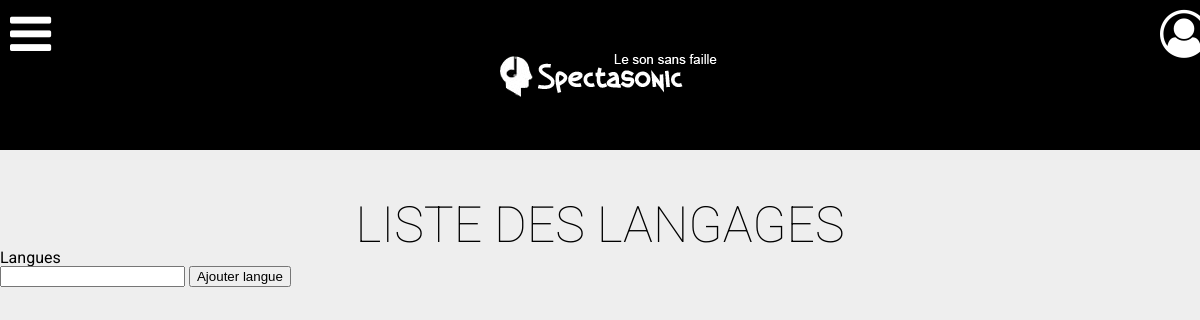
Page /admin/Language/lstLanguages.php on the earlier database version.
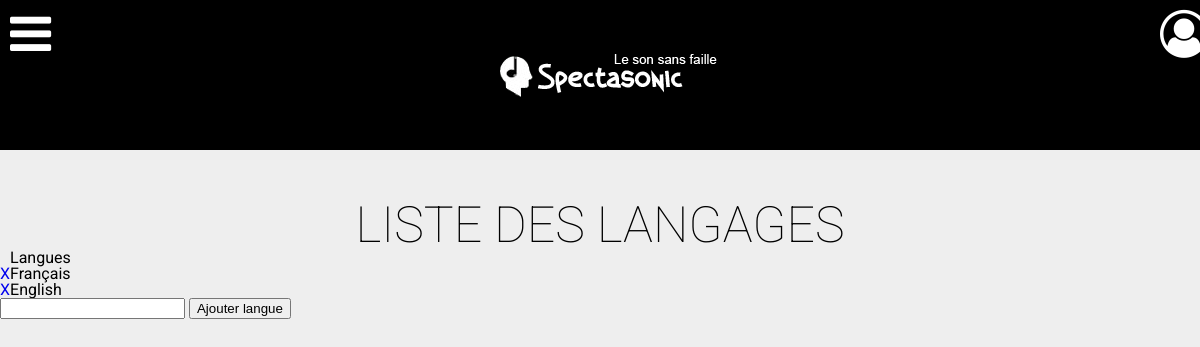
Same page on the later database version.
### tables this page shows
CREATE TABLE IF NOT EXISTS `language` (
  `id_language` INT(11) NOT NULL AUTO_INCREMENT,
  `name` VARCHAR(45) CHARACTER SET 'utf8' COLLATE 'utf8_unicode_ci' NOT NULL,
  PRIMARY KEY (`id_language`));

### Class/Functions.php (called while the page is built, shortened)
<?php
require_once("DbConnection.php");
require_once("Languages.php");
Class Functions{
  private $languages;
  function __construct(){
    $this->_DB = new DbConnection();
    $this->languages = new Languages($this->_DB);
  }
  function getLanguages()
  {
    return $this->languages->listLanguages();
  }
}

### Class/Languages.php (called while the page is built, shortened)
<?php
class Languages {
   private $DB;
   function __construct($DB) {
     $this->DB = $DB;
   }
   public function listLanguages()
   {
     $sql = "SELECT * FROM language";
     $sth = $this->DB->query($sql);
     $rowset = $sth->fetchAll(PDO::FETCH_ASSOC);
     return $rowset;
   }
 }

### Class/DbConnection.php (called while the page is built, shortened)
<?php
class DbConnection {
    private $dsn = 'mysql:dbname=pepsi2;host=localhost';
    private  $user = 'admin';
    private  $password = '1234';
    private $dbh = false;
    public function dbConect(){
      if ( ! $this->dbh ){
        try {
          $this->dbh = new PDO($this->dsn, $this->user, $this->password, array(PDO::ATTR_ERRMODE => PDO::ERRMODE_WARNING));
          $this->dbh->exec('SET NAMES UTF8');
        } catch (PDOException $e) {
          die('Connexion échouée : ' . $e->getMessage());
        }
      }
    }
    public function query($stat, $arg = false)
    {
      try {
        if ($arg) {
            if (!is_array($arg)) {
                $arg = array($arg);
            }
            $req = $this->dbh->prepare($stat);
            $req->execute($arg);
        } else {
            $req = $this->dbh->query($stat);
        }
        if(strtoupper(explode(" ", $stat)[0]) == "INSERT"){
          return $this->dbh->lastInsertId();
        }
        elseif(strtoupper(explode(" ", $stat)[0]) == "UPDATE" || strtoupper(explode(" ", $stat)[0]) == "DELETE") {
          return $req->rowCount();
        }
        else
        {
          return $req;
        }
      } catch (PDOException $e) {
        die('Problème rencontré lors de l execution de la requete : ' . $e->getMessage());
      }
    }
}

### admin/Language/lstLanguages.php (the view, shortened to what this page needs)
<?php
  include "../../Class/Functions.php";
  require_once "../../header.php";
  $lstFunctions = new Functions();
?>
  <h1>Liste des langages</h1>
  <table>
    <tr>
      <th></th>
      <th>Langues</th>
    </tr>
    <?php
      foreach ($lstFunctions->getLanguages() as $language) { ?>
        <tr>
          <td><a href="deleteLanguage.php?lang=<?php echo $language['id_language'];?>"> X </a></td>
          <td><?php echo $language['name'];?></td>
        </tr><?php
      }?>
  </table>
  <form method="post">
    <input name="addLanguage" id="addLanguage" type="text">  <input type="submit" value="Ajouter langue" name="btnAddLanguage">
  </form>
<?php
  include '../../footer.php';

Differences in the rows shown:
added language: name "Français"
added language: name "English"
